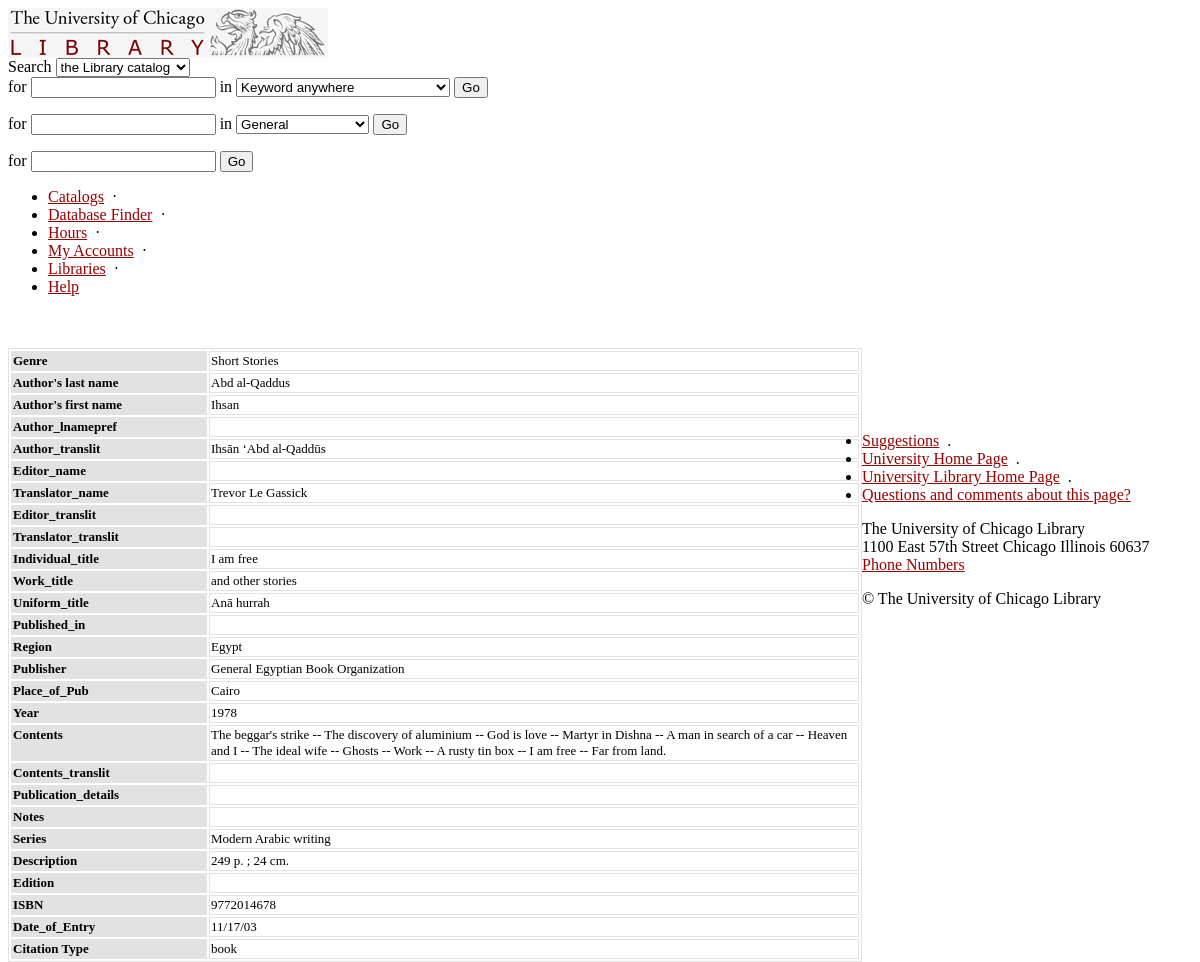
The page /arabic/fullview.php?id=3 on the database its author committed.
### tables this page shows
CREATE TABLE `main_table` (
  `id` int(11) NOT NULL auto_increment,
  `Genre` varchar(100) default '',
  `Author_name` varchar(255) default '',
  `Author_fname` varchar(255) default '',
  `Author_lnamepref` varchar(255) default '',
  `Author_translit` varchar(255) default '',
  `Editor_name` varchar(255) default '',
  `Translator_name` varchar(255) default '',
  `Editor_translit` varchar(255) default '',
  `Translator_translit` varchar(255) default '',
  `Individual_title` varchar(255) default '',
  `Work_title` varchar(255) default '',
  `Uniform_title` varchar(255) default '',
  `Published_in` varchar(100) default '',
  `Region` varchar(100) default '',
  `Publisher` varchar(255) default '',
  `Place_of_Pub` varchar(100) default '',
  `Year` varchar(100) default '',
  `Contents` longtext,
  `Contents_translit` longtext,
  `Publication_details` longtext,
  `Notes` longtext,
  `Series` varchar(100) default '',
  `Description` varchar(100) default '',
  `Edition` varchar(255) default '',
  `ISBN` varchar(255) default '',
  `Date_of_Entry` varchar(50) default '',
  `Personal` varchar(255) default '',
  `Citation Type` varchar(25) default 'book',
  PRIMARY KEY  (`id`)
);

### arabic/fullview.php (the view, shortened to what this page needs)
<div class="crumbs">
<br>
<br>
<?php
	$table_name = "main_table";
if (isset($_GET['id']))
{
	$id = $_GET['id'];
	settype($id, 'integer');
	$id = sprintf("%d", $id);
}
else
	exit("No valid search arguments");
$query = "SELECT * from " . $table_name . " where id = " . $id;
$result = mysql_query($query) or die('Query failed: ' . mysql_error());
echo "<table ALIGN='left' border=1 bordercolor='#E2E2E2' width='854'>";
while ($line = mysql_fetch_array($result, MYSQL_ASSOC)) {
	for($i = 1; $i < 29; $i++)
	{
		if ($i != 27)
		{
		    echo "<tr><td ALIGN='LEFT' VALIGN='TOP' bgcolor='#E2E2E2'><b><font size='2'>";
			if ($i != 2 && $i != 3)
				echo mysql_field_name($result, $i);
			if ($i == 2)
				echo "Author's last name";
			if ($i == 3)
				echo "Author's first name";
			echo "</font></b></td>\n";
			echo "<td ALIGN='LEFT' VALIGN='TOP' width='646'><font size='2'>";
			echo trim($line[mysql_field_name($result, $i)]);
			echo "</font></td></tr>\n";
		}
	}
}
echo "</table>\n";
echo "<p>&nbsp;</p><p>&nbsp;</p><p align = 'center'>";
?>
</div>
</html>

### rows shown on the page
main_table: i "Genre", Genre "Short Stories", Author_name "Abd al-Qaddus", Author_fname "Ihsan", i "Author_lnamepref", i "Author_translit", Author_translit "Ihsān ʻAbd al-Qaddūs", i "Editor_name", i "Translator_name", Translator_name "Trevor Le Gassick", i "Editor_translit", i "Translator_translit", i "Individual_title", Individual_title "I am free", i "Work_title", Work_title "and other stories", i "Uniform_title", Uniform_title "Anā hurrah", i "Published_in", i "Region", Region "Egypt", i "Publisher", Publisher "General Egyptian Book Organization", i "Place_of_Pub", Place_of_Pub "Cairo", i "Year", Year "1978", i "Contents", Contents "The beggar's strike -- The discovery of aluminium -- God is love -- Martyr in Dishna -- A man in search of a car -- Heaven and I -- The ideal wife -- Ghosts -- Work -- A rusty tin box -- I am free -- Far from land.", i "Contents_translit", i "Publication_details", i "Notes", i "Series", Series "Modern Arabic writing", i "Description", Description "249 p. ; 24 cm.", i "Edition", i "ISBN", ISBN "9772014678", i "Date_of_Entry", Date_of_Entry "11/17/03", i "Citation Type", Citation Type "book"
